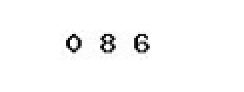
#> input picture c.png, 122 x 46 px (shown 2 times larger)
$ python t.py
#> lines starting #> are read from the running program, lines starting #| are printed output that depends on the picture; after the words box and inside, x2 and y2 are one past the last pixel; in counts of white or black regions, pixels touching at a corner belong together
import cv2
import os

# Read the modified grayscale image
gray_image = cv2.imread('c.png', cv2.IMREAD_GRAYSCALE)
#> gray_image is the input picture: shape (46, 122); min 0, max 255, mean 250.1

# Apply additional preprocessing (e.g., Gaussian blur)
gray_blurred = cv2.GaussianBlur(gray_image, (5, 5), 0)
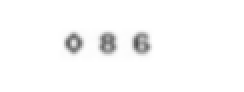
#> gray_blurred: shape (46, 122) (shown 2 times larger); min 81, max 255, mean 250.1

# Apply adaptive thresholding
binary_image = cv2.adaptiveThreshold(gray_blurred, 255, cv2.ADAPTIVE_THRESH_GAUSSIAN_C, cv2.THRESH_BINARY_INV, 11, 2)
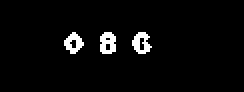
#> binary_image: shape (46, 122) (shown 2 times larger); 3.5% white in thin lines or dots, all inside (x1, y1, x2, y2) = (32, 16, 76, 27)

# Find contours in the binary image
contours, _ = cv2.findContours(binary_image, cv2.RETR_EXTERNAL, cv2.CHAIN_APPROX_SIMPLE)
#> contours = 3 contours; box (x1, y1, x2, y2) and area: (66, 16, 76, 27) 62, (50, 16, 58, 27) 62, (32, 16, 42, 27) 58

# Create a directory to store individual box images
output_dir = 'box_images'
os.makedirs(output_dir, exist_ok=True)

# Save each box as a separate image
for i, contour in enumerate(contours):
    area = cv2.contourArea(contour)
    if area > 10:  # Adjust threshold as needed
        x, y, w, h = cv2.boundingRect(contour)
        aspect_ratio = w / float(h)
        if 0.1 < aspect_ratio < 2:  # Adjust aspect ratio range as needed
            box_image = gray_image[y - 5:y + h + 5, x - 5:x + w + 5]  # Extract box region
            cv2.imwrite(os.path.join(output_dir, f'box_{i}.png'), box_image)  # Save box image
#> this loop made 3 passes
#> (area, x, w, aspect_ratio) on passes 1 to 3: (62.5, 66, 10, 0.909), (62, 50, 8, 0.727), (58, 32, 10, 0.909)
#> pass 1, `box_image = gray_image[y - 5:y + h + 5, x - 5:x + w + 5]`:
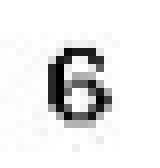
#> box_image: shape (21, 20) (shown 8 times larger); min 0, max 255, mean 232.7
#> pass 3, `box_image = gray_image[y - 5:y + h + 5, x - 5:x + w + 5]`:
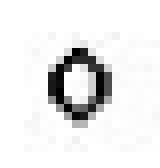
#> box_image: shape (21, 20) (shown 8 times larger); min 0, max 255, mean 234.3

print(f'{len(contours)} box images saved in {output_dir}.')
#| 3 box images saved in box_images.
